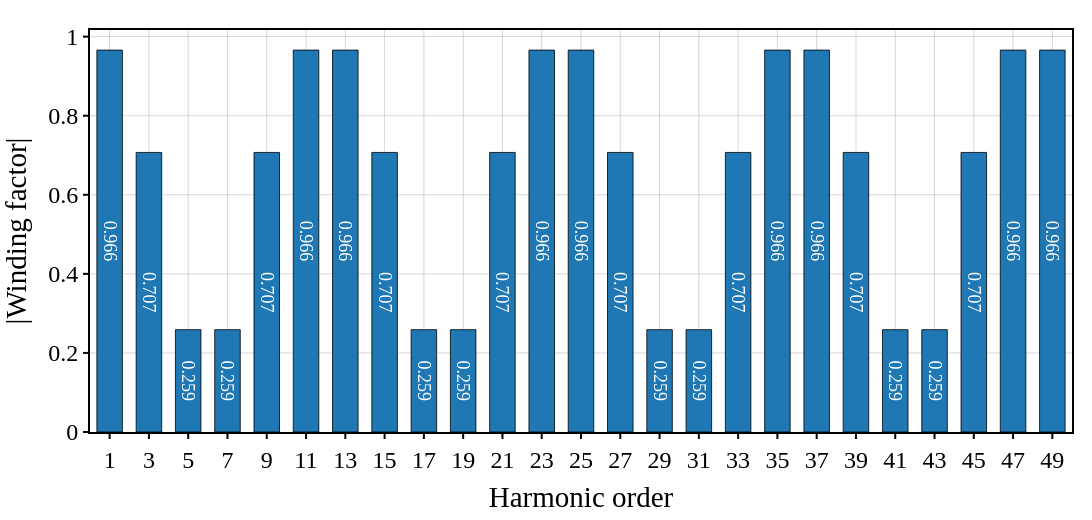

Here is the notebook cell this chart was saved with:
### Code cell
# Plotly bar chart for winding factors (absolute value, MATLAB formatter_sci-like)
import pandas as pd
import plotly.express as px

# Motor-CAD returns (harmonic_order_list, winding_factor_list)
harmonics, wf = WindingFactors

df_wf = pd.DataFrame({"Harmonic": harmonics, "WindingFactor": wf})

# abs() for both axes
df_wf["Harmonic"] = df_wf["Harmonic"].astype(int).abs()
df_wf["WindingFactor"] = df_wf["WindingFactor"].astype(float).abs()
df_wf = df_wf.sort_values("Harmonic").reset_index(drop=True)

# MATLAB 'formatter_sci.m' vibe: Times New Roman + grid on + box on
fig = px.bar(
    df_wf,
    x="Harmonic",
    y="WindingFactor",
    labels={"Harmonic": "Harmonic order", "WindingFactor": "|Winding factor|"},
    text_auto=".3f",  # show values like the first plot
    height=520,
    width=1200,  # widen x-axis (overall figure width)
    template="simple_white",
 )

# Keep Plotly default bar color; add a thin outline for print-like clarity
fig.update_traces(marker_line_color="black", marker_line_width=0.8)

# Put values inside bars (like the original)
fig.update_traces(textposition="inside", insidetextanchor="middle", textfont_color="white", cliponaxis=False)

# x-axis: show only odd tick labels (no filtering of data)
fig.update_xaxes(
    tick0=1, dtick=2,
    showgrid=True, gridcolor="rgba(0,0,0,0.20)", gridwidth=0.8,
    showline=True, linecolor="black", linewidth=2.0, mirror=True,
    ticks="outside", tickwidth=2.0, tickcolor="black",
 )
fig.update_yaxes(
    showgrid=True, gridcolor="rgba(0,0,0,0.20)", gridwidth=0.8,
    showline=True, linecolor="black", linewidth=2.0, mirror=True,
    ticks="outside", tickwidth=2.0, tickcolor="black",
    zeroline=False,
 )

fig.update_layout(
    title_text="",  # MATLAB sci-style often omits titles
    font=dict(family="Times New Roman", size=24, color="black"),
    margin=dict(l=90, r=20, t=30, b=80),  # slightly reduce right margin
    paper_bgcolor="white",
    plot_bgcolor="white",
    bargap=0.35,  # larger gap -> visually narrower bars
 )

fig.show()

### Figure 1 — Plotly figure (JSON) as saved in the notebook; plotly's stock layout.template omitted (floating-point values rounded to 4 significant figures)
{"data": [{"cliponaxis": false, "hovertemplate": "Harmonic order=%{x}<br>|Winding factor|=%{y}<extra></extra>", "insidetextanchor": "middle", "legendgroup": "", "marker": {"color": "#1F77B4", "line": {"color": "black", "width": 0.8}, "pattern": {"shape": ""}}, "name": "", "orientation": "v", "showlegend": false, "textfont": {"color": "white"}, "textposition": "inside", "texttemplate": "%{y:.3f}", "type": "bar", "x": [1, 3, 5, 7, 9, 11, 13, 15, 17, 19, 21, 23, 25, 27, 29, 31, 33, 35, 37, 39, 41, 43, 45, 47, 49], "xaxis": "x", "y": [0.9659, 0.7071, 0.2588, 0.2588, 0.7071, 0.9659, 0.9659, 0.7071, 0.2588, 0.2588, 0.7071, 0.9659, 0.9659, 0.7071, 0.2588, 0.2588, 0.7071, 0.9659, 0.9659, 0.7071, 0.2588, 0.2588, 0.7071, 0.9659, 0.9659], "yaxis": "y"}], "layout": {"bargap": 0.35, "barmode": "relative", "font": {"color": "black", "family": "Times New Roman", "size": 24}, "height": 520, "legend": {"tracegroupgap": 0}, "margin": {"b": 80, "l": 90, "r": 20, "t": 30}, "paper_bgcolor": "white", "plot_bgcolor": "white", "title": {"text": ""}, "width": 1200, "xaxis": {"anchor": "y", "domain": [0, 1], "dtick": 2, "gridcolor": "rgba(0,0,0,0.20)", "gridwidth": 0.8, "linecolor": "black", "linewidth": 2, "mirror": true, "showgrid": true, "showline": true, "tick0": 1, "tickcolor": "black", "ticks": "outside", "tickwidth": 2, "title": {"text": "Harmonic order"}}, "yaxis": {"anchor": "x", "domain": [0, 1], "gridcolor": "rgba(0,0,0,0.20)", "gridwidth": 0.8, "linecolor": "black", "linewidth": 2, "mirror": true, "showgrid": true, "showline": true, "tickcolor": "black", "ticks": "outside", "tickwidth": 2, "title": {"text": "|Winding factor|"}, "zeroline": false}}}
